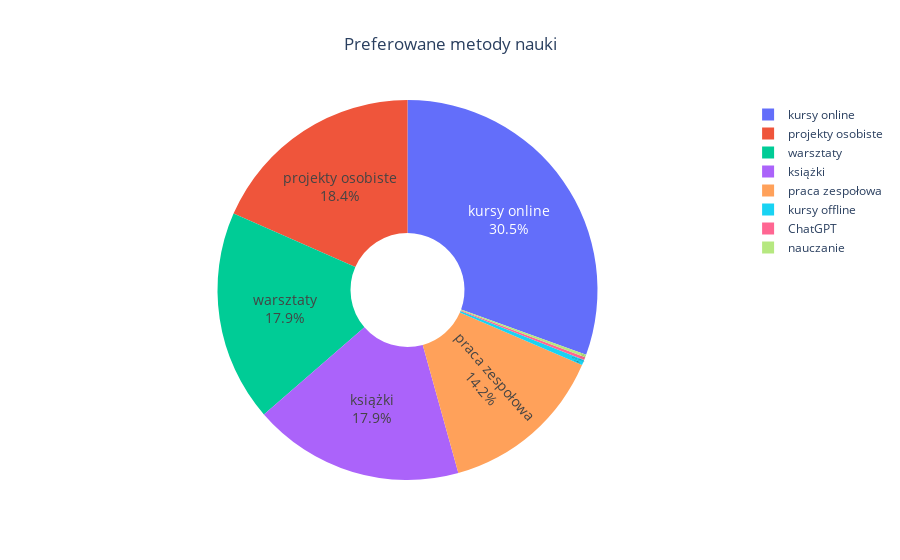

Notebook code cell kept with this figure:
### Code cell
fig = px.pie(df_learning, values='counts', names='learning_method', title='Preferowane metody nauki')
fig.update_traces(hole=.3, textinfo='percent+label')
fig.update_layout(title_text='Preferowane metody nauki', title_x=0.5)
fig.update_traces(textposition='inside', textfont_size=14)
fig.show()

### Figure 1 — Plotly figure (JSON) as saved in the notebook; plotly's stock layout.template omitted (floating-point values rounded to 4 significant figures)
{"data": [{"domain": {"x": [0, 1], "y": [0, 1]}, "hole": 0.3, "hovertemplate": "learning_method=%{label}<br>counts=%{value}<extra></extra>", "labels": ["kursy online", "projekty osobiste", "warsztaty", "książki", "praca zespołowa", "kursy offline", "ChatGPT", "nauczanie"], "legendgroup": "", "name": "", "showlegend": true, "textfont": {"size": 14}, "textinfo": "percent+label", "textposition": "inside", "type": "pie", "values": [131, 79, 77, 77, 61, 2, 1, 1]}], "layout": {"legend": {"tracegroupgap": 0}, "title": {"text": "Preferowane metody nauki", "x": 0.5}}}
